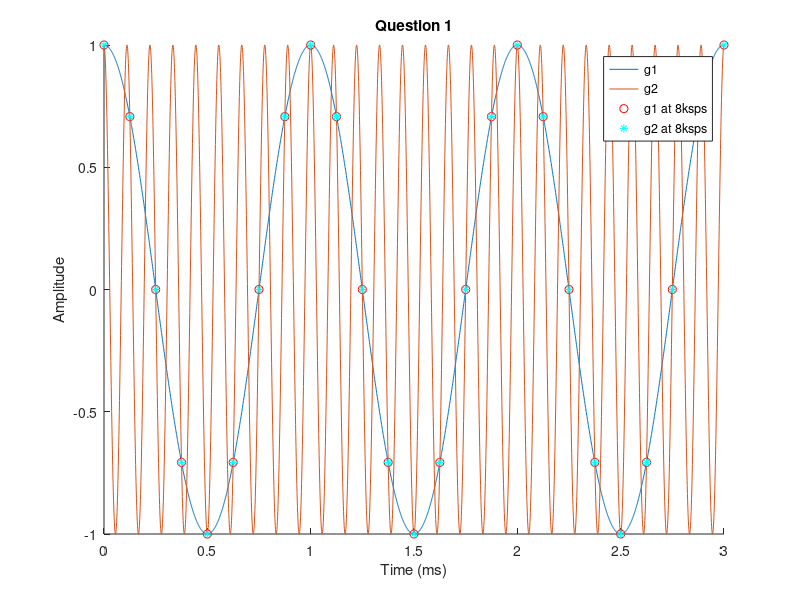

Write the MATLAB code that produced this figure. (Note: this script raises an error after producing the figure.)
%Ryan Plante
%DSP Homework 2
%2/6/2018

%% Question 1
%(A)
time = [0:1/1000000:3/1000]; %arbitrary large sampling rate
g1 = cos(2*pi*(1000)*time);
g2 = cos(2*pi*(9000)*time);
figure(1)
hold on
plot(time*1000, g1)
plot(time*1000, g2)
xlabel('Time (ms)');
ylabel('Amplitude');
title('Question 1');

%(B)
time = [0:1/8000:3/1000]; %sampling now at 8ksps
g18k = cos(2*pi*(1000)*time);
g28k = cos(2*pi*(9000)*time);
plot(time*1000, g18k, 'ro')
plot(time*1000, g28k, 'c*')
legend('g1', 'g2', 'g1 at 8ksps', 'g2 at 8ksps');
hold off
%(C)
%See paper

%% Question 2
%See paper

%% Question 3
%(A)
n = 0:75;
a = [1 -1.3 0.72 0.081 -0.3645];
b = [2 2.8 1.6 -0.4 -1.2];
h = impz(b, a, n);
figure(2)
stem(h)
xlabel('n');
ylabel('Amplitude');
title('Impulse Response of y[n] from n = 0 to 50');

%(B)
figure(3)
hold on
xn = [];
for n = 0:75
    if n <=30
        xn(n+1) = n*(30-n); 
    else
        xn(n+1) = 0;
    end
end
z = filter(b, a, xn);
stem(z, '-vb')
title('Output of x[n] using filter() and conv()');
xlabel('n');
ylabel('y[n]');
%(C)

d = conv(h, xn);
d(77:end) = [];
stem(d, '-^r')
legend('Output using filter(b,a,x)', 'Output using conv(h,x)');
%(D)
%to compensate for matlab rounding errors we need to round each matrix
%before checking for equality
equalityCheck = isequal(round(d),round(z))
%% Question 4
%(A)
%See paper

%(B)
%load in our audio file as specified in handout
[x_long,Fs] = audioread('guitar10min.ogg');
x = x_long(55*Fs:65*Fs,1);
x = x/max(abs(x));
obj1 = audioplayer(x,Fs);

%Find blocksize and number of blocks
%Probably a more efficient way to do this???
num = size(x);
num = num(1);
factors = factor(num); %very computationally expensive
blocksize = factors(3);
blocks = factors(1) * factors(2);
windowsize = 151;

%Reshape array for use with our running mean functions
blockedSignal = reshape(x,[blocksize, blocks])';

%Create our lowpass filter
lowpass = [];
s = init_running_mean(windowsize, blocksize);
for index = 1:blocks
[y, s] = calc_running_mean(blockedSignal(index, :), s);
lowpass = horzcat(lowpass, y);
end
obj2 = audioplayer(lowpass, Fs);

%Create our highpass filter
delay = (windowsize-1)/2;
delayMatrix = zeros(1, delay);
delayedSignal = horzcat(delayMatrix, x');
highpass = delayedSignal(1,1:end-delay) - lowpass;
obj3 = audioplayer(highpass, Fs);

%Create our audio mixer. Change the lowpass coefficient for more/less bass,
%change the highpass coefficient for more/less highs
mixer = 5*lowpass + 1*highpass;
mixer = mixer/max(abs(mixer)); %Normalize values to +/- 1
obj4 = audioplayer(mixer, Fs);
%% Question 5
%See paper
